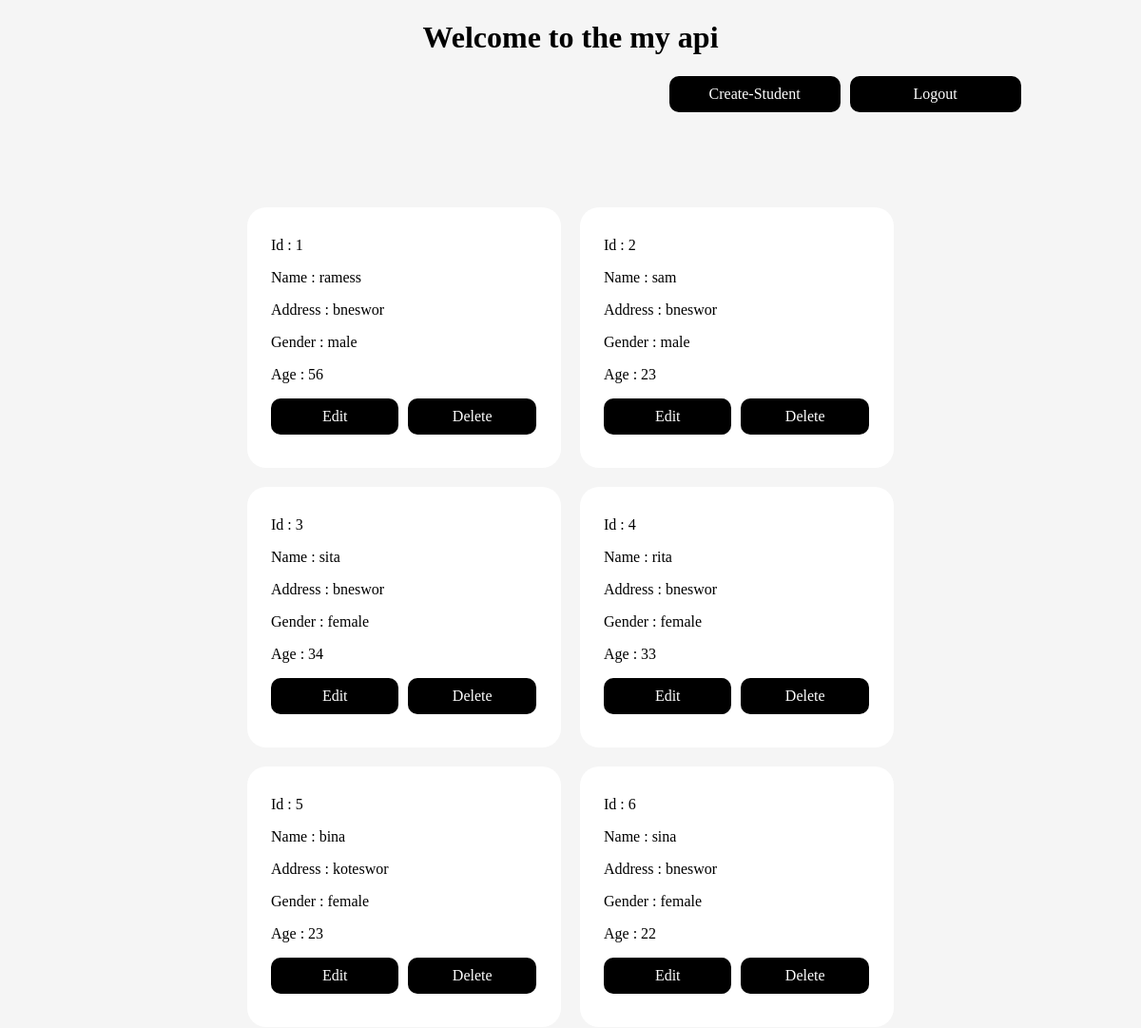
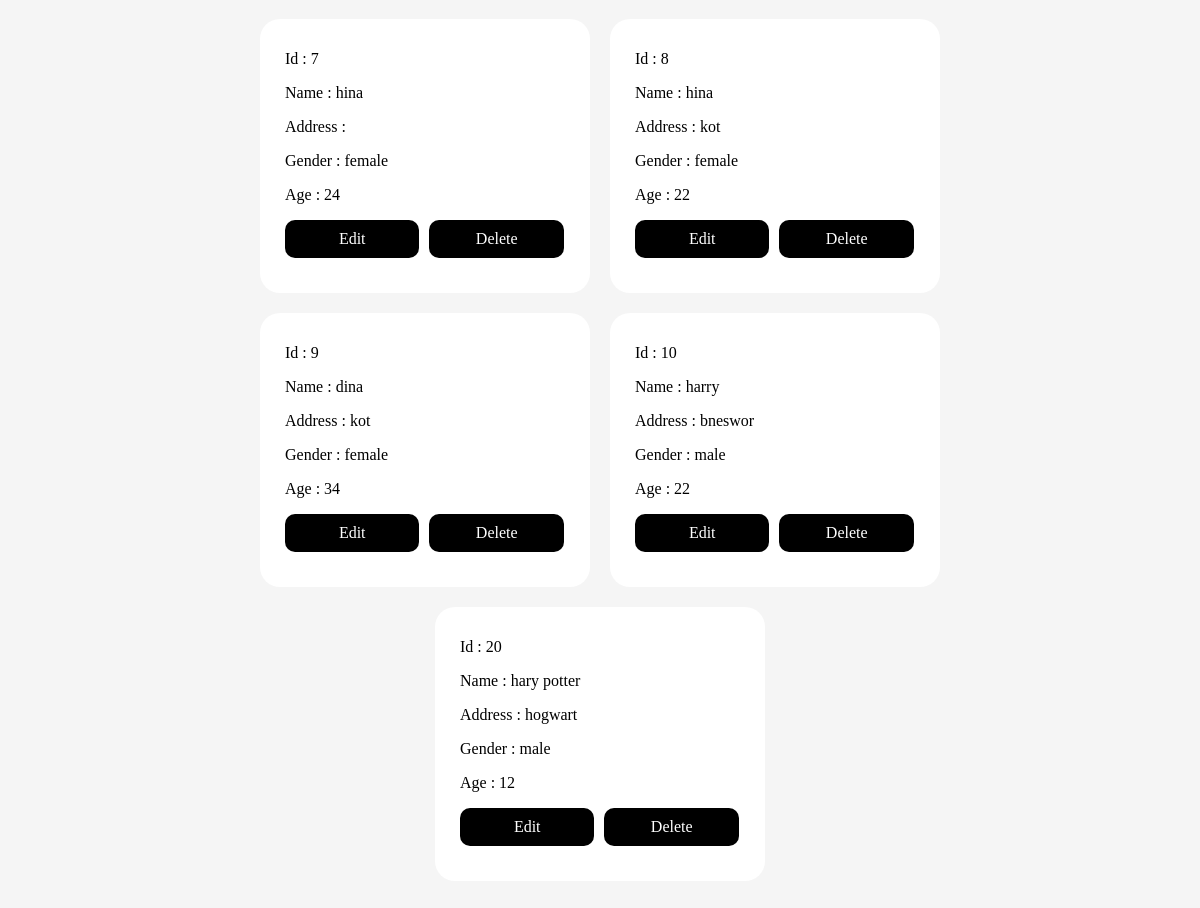
Before: / with the older database file (2 pictures, top to bottom).
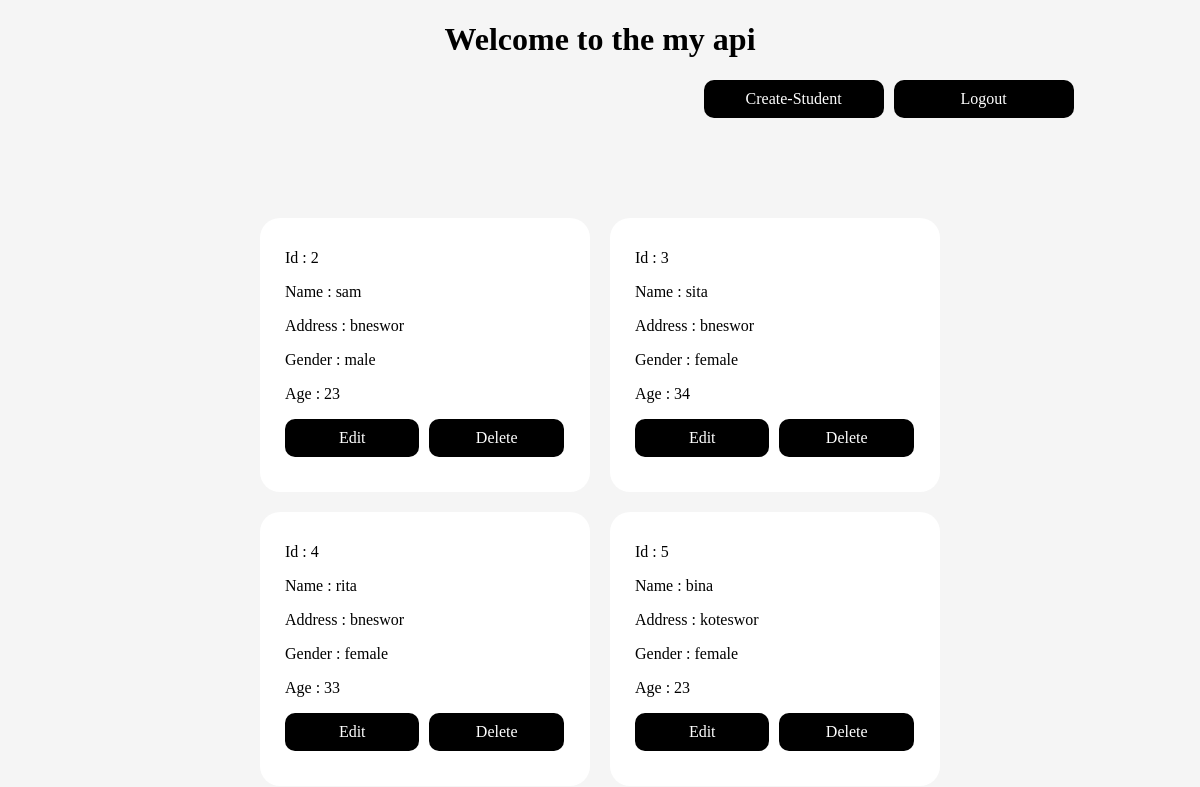
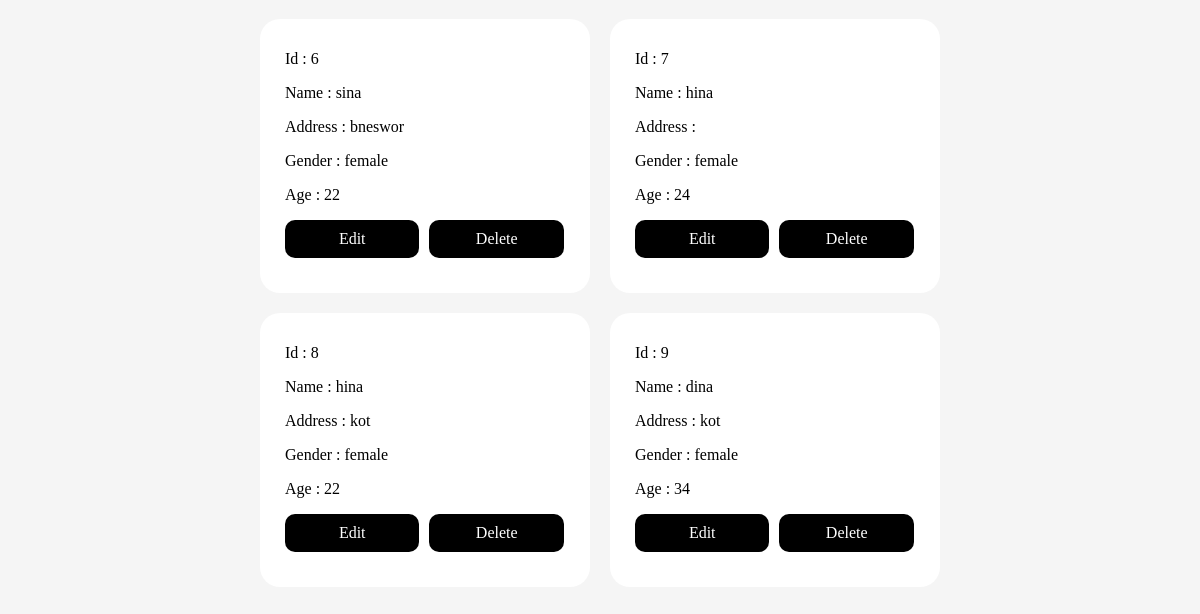
After: the same page with the newer database file (2 pictures, top to bottom).
### apps/student/models.py (models this page shows, shortened)
class Student(models.Model):
     name = models.CharField(max_length=100)
     address = models.CharField(max_length=100)
     gender = models.CharField(max_length=100)
     age = models.IntegerField()

### apps/nerd/views.py (the view)
# urls.py: path("", index, name="list-student"),
def index(request):
    student = Student.objects.all()
    return render(request, "index.html", {"students":student})

### apps/nerd/templates/index.html (shortened to what this page needs)
<!DOCTYPE html>
<html lang="en">
<head>
</head>
<body>
    <h1 align="center">Welcome to the my api</h1>
    <div class="create">
        <a href="{% url 'add-student' %}">Create-Student</a>
        <a href="{% url 'logout' %}">Logout</a>
    </div>
    <div class="container">
        {% for student in students %}
        <div class="student_info">
            <p>Id : {{ student.id }}</p>
            <p>Name : {{ student.name }}</p>
            <p>Address : {{ student.address }}</p>
            <p>Gender : {{ student.gender }}</p>
            <p>Age : {{ student.age }}</p>
            <div class="btns">
                <a href="{% url 'update-student' student.id %}">Edit</a>
                <a href="{% url 'delete-student' student.id %}">Delete</a>
            </div>
        </div>
        {% endfor %}
    </div>
</body>
</html>

Changed rows visible on the page:
removed Student: id "1", name "ramess", address "bneswor", gender "male", age "56"
removed Student: id "10", name "harry", address "bneswor", gender "male", age "22"
removed Student: id "20", name "hary potter", address "hogwart", gender "male", age "12"
